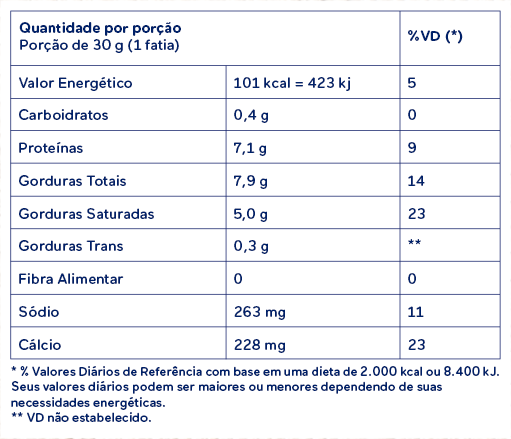
#> input picture images/tabela.png, 511 x 439 px
$ python ocr_cv.py
#> lines starting #> are read from the running program, lines starting #| are printed output that depends on the picture
import pytesseract as ocr
import numpy as np
import cv2
from time import time
from PIL import Image
from matplotlib import pyplot as plt
import numpy as np


start_time = time()
# tipando a leitura para os canais de ordem RGB
imagem = Image.open('./images/tabela.png').convert('RGB')
#> imagem is the input picture: PIL image 511x439 RGB; mean R, G, B 238.6, 240, 244.6

# convertendo em um array editável de numpy[x, y, CANALS]
npimagem = np.asarray(imagem).astype(np.uint8)

# diminuição dos ruidos antes da binarização
npimagem[:, :, 0] = 0 # zerando o canal R (RED)
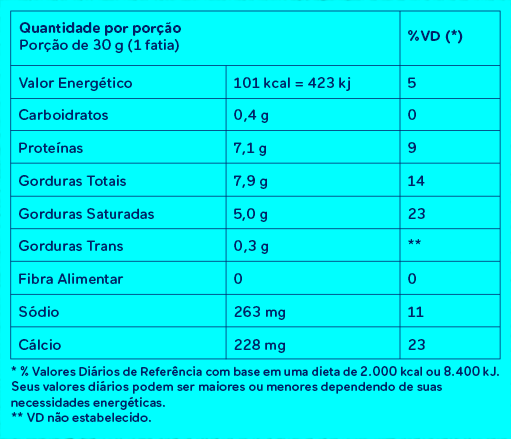
#> npimagem: shape (439, 511, 3); mean R, G, B 0, 240, 244.6
npimagem[:, :, 2] = 0 # zerando o canal B (BLUE)
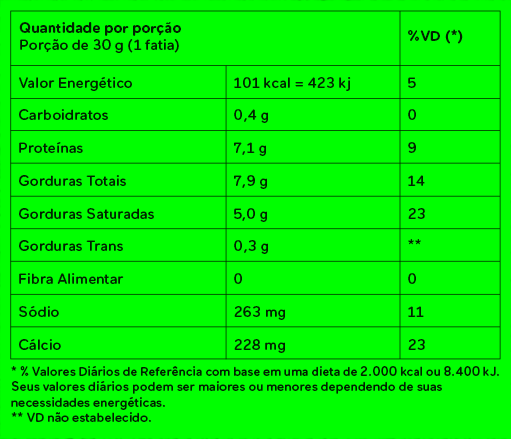
#> npimagem: shape (439, 511, 3); mean R, G, B 0, 240, 0

# atribuição em escala de cinza
im = cv2.cvtColor(npimagem, cv2.COLOR_RGB2GRAY)
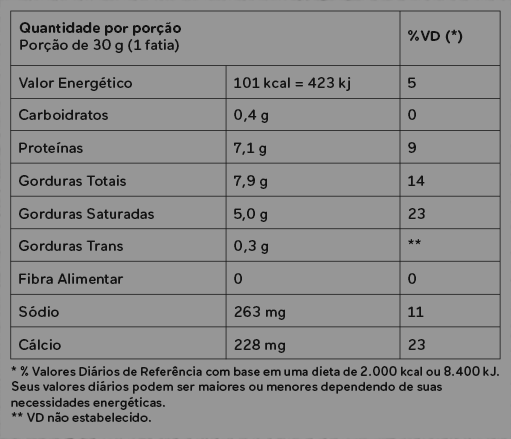
#> im: shape (439, 511); min 19, max 150, mean 141.1

# aplicação da truncagem binária para a intensidade
# pixels de intensidade de cor abaixo de 127 serão convertidos para 0 (PRETO)
# pixels de intensidade de cor acima de 127 serão convertidos para 255 (BRANCO)
# A atrubição do THRESH_OTSU incrementa uma análise inteligente dos nivels de truncagem
ret, thresh = cv2.threshold(im, 127, 255, cv2.THRESH_BINARY | cv2.THRESH_OTSU)
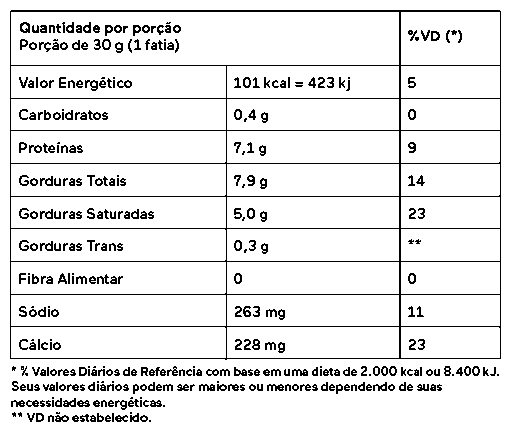
#> thresh: shape (439, 511); 91.2% white; black in thin lines or dots
#> ret = 104

# reconvertendo o retorno do threshold em um objeto do tipo PIL.Image
binimagem = Image.fromarray(thresh)

plt.axis("off")
plt.imshow(cv2.cvtColor(np.float32(binimagem), cv2.COLOR_BGR2RGB))
plt.show()


# chamada ao tesseract OCR por meio de seu wrapper
#> (the run stopped early here; a loop or call above may not have finished)
